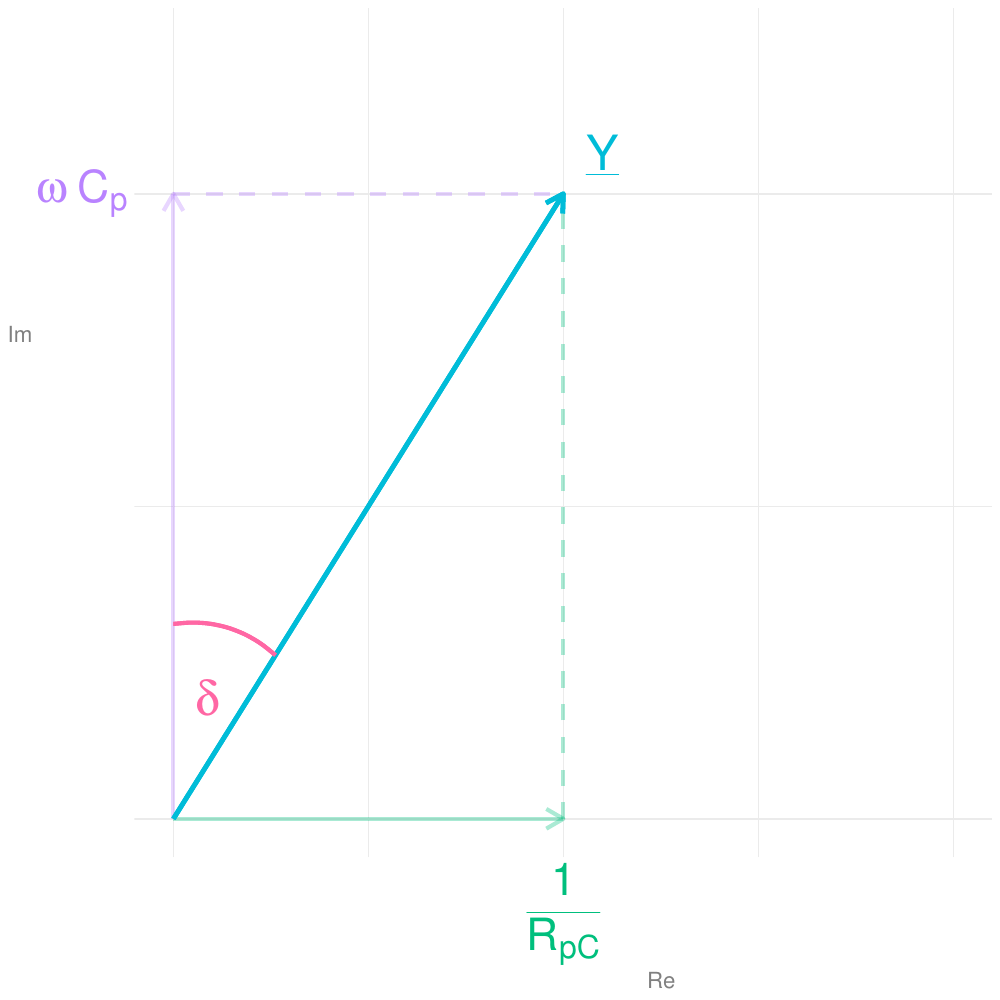

R code for this plot:
#Komplexe Zeiger von R, L, C

library(ggplot2)

options(scipen=10000)

output_width  <- 10
output_height <- output_width


ylabel <- "Im"
xlabel <- "Re"

Rpos <- 0.618

angle <- atan(1/Rpos)

angleDisplayX <- 0.1618



Rcolor        <- "#00BF7D2F"
RcolorNoAlpha <- "#00BF7D"
Lcolor        <- "#B983FF2F"
LcolorNoAlpha <- "#B983FF"
Tcolor        <- "#00BCD8"
AngleColor    <- "#FF67A4"


pdf("ESBp_Kondensator.pdf", width = output_width, height = output_height)

####################################################################

p9 <- ggplot(data.frame(x=c(0, 2),y=c(0,2)), aes(x,y)) +

        theme_minimal() + # maybe theme_bw()

        #ggtitle("Zeigerbild der Impedanz einer verlustbehafteten Spule im Serienmodell") +

        theme(axis.title.y = element_text(angle = 0, vjust = 0.6180339887498948, size=16.18, color="#0000007F"), axis.text.y = element_text(size = 32.36, color = c("grey60", LcolorNoAlpha))) + # rotate axis title
        theme(axis.title.x = element_text(angle = 0, hjust = 0.6180339887498948, size=16.18, color="#0000007F"), axis.text.x = element_text(size = 32.36, color = c("grey60", RcolorNoAlpha))) +

        xlab(xlabel)  +
        ylab(ylabel)  +

        scale_y_continuous(limits=c(0, 1.23606797749978964),  breaks = c(0,1), labels=c( "",bquote(omega ~ "C"["p"])) ) +
        scale_x_continuous(limits=c(0, 1.23606797749978964),  breaks = c(0,Rpos), labels=c("", bquote(over(1,"R"["pC"]))) )+

        #lines "#E58700"
        # L
        geom_segment( aes(x = 0, y = 1, xend = Rpos, yend = 1 ), color=Lcolor,   linetype="dashed", size = 1.3819660112501051)+
        geom_segment( aes(x = 0, y = 0, xend = 0, yend = 1 ), color=Lcolor,   linetype="solid", arrow = arrow(length = unit(0.5, "cm")), size = 1.3819660112501051) +
        # R
        geom_segment( aes(x = Rpos, y = 0, xend = Rpos, yend = 1 ), color=Rcolor,   linetype="dashed", size = 1.3819660112501051) +
        geom_segment( aes(x = 0, y = 0, xend = Rpos, yend = 0 ), color=Rcolor,   linetype="solid", arrow = arrow(length = unit(0.5, "cm")), size = 1.3819660112501051) +
        # total
        geom_segment( aes(x = 0, y = 0, xend = Rpos, yend = 1 ), color=Tcolor,   linetype="solid", arrow = arrow(length = unit(0.5, "cm")), size = 1.618) +

        # angle display
        geom_curve( aes(x = angleDisplayX, y = tan(angle) * angleDisplayX, xend = 0, yend = tan(angle) * angleDisplayX + angleDisplayX * tan(pi/2-angle)/2),
             curvature = 0.23606797749978964, angle = 90, color = AngleColor, size=1.3819660112501051) +

        annotate(geom="text", x=angleDisplayX*0.333333, y=(tan(angle) * angleDisplayX + angleDisplayX * tan(pi/2-angle)/2)*0.6180339887498948, label=expression(delta), color=AngleColor, size=12.36) +

        annotate(geom="text", x=Rpos+0.0618, y=1.0618, label=expression(underline(Y)), color=Tcolor, size=12.36)

p9
